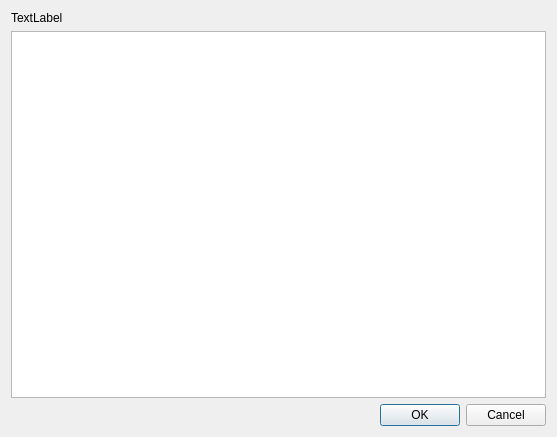
<?xml version="1.0" encoding="UTF-8"?>
<ui version="4.0">
 <class>TableOfContentsStyleConfigure</class>
 <widget class="QDialog" name="TableOfContentsStyleConfigure">
  <property name="geometry">
   <rect>
    <x>0</x>
    <y>0</y>
    <width>557</width>
    <height>437</height>
   </rect>
  </property>
  <property name="windowTitle">
   <string>Dialog</string>
  </property>
  <layout class="QGridLayout" name="gridLayout">
   <item row="0" column="0">
    <widget class="QLabel" name="stylesAvailableLabel">
     <property name="text">
      <string>TextLabel</string>
     </property>
    </widget>
   </item>
   <item row="1" column="0">
    <widget class="QTableView" name="tableView"/>
   </item>
   <item row="2" column="0">
    <widget class="QDialogButtonBox" name="buttonBox">
     <property name="orientation">
      <enum>Qt::Horizontal</enum>
     </property>
     <property name="standardButtons">
      <set>QDialogButtonBox::Cancel|QDialogButtonBox::Ok</set>
     </property>
    </widget>
   </item>
  </layout>
 </widget>
 <resources/>
 <connections>
  <connection>
   <sender>buttonBox</sender>
   <signal>accepted()</signal>
   <receiver>TableOfContentsStyleConfigure</receiver>
   <slot>accept()</slot>
   <hints>
    <hint type="sourcelabel">
     <x>248</x>
     <y>254</y>
    </hint>
    <hint type="destinationlabel">
     <x>157</x>
     <y>274</y>
    </hint>
   </hints>
  </connection>
  <connection>
   <sender>buttonBox</sender>
   <signal>rejected()</signal>
   <receiver>TableOfContentsStyleConfigure</receiver>
   <slot>reject()</slot>
   <hints>
    <hint type="sourcelabel">
     <x>316</x>
     <y>260</y>
    </hint>
    <hint type="destinationlabel">
     <x>286</x>
     <y>274</y>
    </hint>
   </hints>
  </connection>
 </connections>
</ui>
